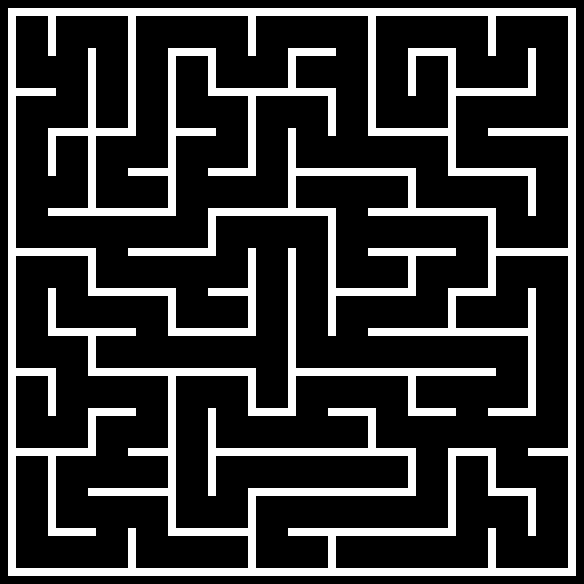

Below is a game level as drawn by its tile map, then a one-line description and the .tmx that defines it (tile-layer data replaced by summaries):
An orthogonal 73x73 tile map with 8x8 px tiles, 1 tile layer (Background) and 104 objects (4x Painter, Player, Checkpoint).

<map version="1.10" tiledversion="1.10.2" orientation="orthogonal" renderorder="right-down" width="73" height="73" tilewidth="8" tileheight="8" infinite="0" nextlayerid="4" nextobjectid="112">
 <tileset firstgid="1" source="Mazeball.tsx" />
 <layer id="1" name="Background" width="73" height="73">
  <data>[5329 cells, 1125 non-empty, 1 distinct tile ids]</data>
 </layer>
 <objectgroup id="2" name="Spawnpoints">
  <object id="105" name="Player" type="Player" x="257" y="17.25" width="30" height="30" />
  <object id="106" name="Painter" type="Painter" x="137" y="177" width="30" height="30">
   <properties>
    <property name="colour" value="Green" />
   </properties>
  </object>
  <object id="107" name="Painter" type="Painter" x="257" y="376" width="30" height="30">
   <properties>
    <property name="colour" value="Red" />
   </properties>
  </object>
  <object id="108" name="Painter" type="Painter" x="216.25" y="537.25" width="30" height="30">
   <properties>
    <property name="colour" value="Blue" />
   </properties>
  </object>
  <object id="109" name="Painter" type="Painter" x="297.5" y="176.75" width="30" height="30">
   <properties>
    <property name="colour" value="Yellow" />
   </properties>
  </object>
  <object id="111" name="Checkpoint" type="Checkpoint" x="297" y="553.333">
   <polygon points="0,0 31.6667,0 31.6667,14.3333 0,15" />
  </object>
 </objectgroup>
 <objectgroup id="3" name="Walls">
  <object id="1" x="8.5" y="8.5">
   <polygon points="0,0 567.75,0 567.25,7 -0.25,7.75" />
  </object>
  <object id="2" x="8" y="17.25">
   <polygon points="0,0 7.75,0 7.75,558.5 -0.25,558.5" />
  </object>
  <object id="3" x="16" y="568">
   <polygon points="0,0 559.5,0.25 559.75,7.5 -0.25,7" />
  </object>
  <object id="4" x="568.5" y="567">
   <polygon points="0,0 7.25,0 7.5,-551 -0.5,-550.5" />
  </object>
  <object id="5" x="488.25" y="528.75">
   <polygon points="0,0 7.25,-0.25 7.75,38.25 -0.25,38.5" />
  </object>
  <object id="6" x="528.25" y="496.75">
   <polygon points="0,0 7,-0.25 7,39 0,39" />
  </object>
  <object id="7" x="495.75" y="488.25">
   <polygon points="0,0 39.75,0.25 39.25,7.5 0.5,7.5" />
  </object>
  <object id="8" x="328.25" y="536.25">
   <polygon points="0,0 7.25,0 7.25,31.25 0.25,31.25" />
  </object>
  <object id="9" x="288" y="528">
   <polygon points="0,0 168,0.25 168,7.25 -0.25,7.5" />
  </object>
  <object id="10" x="488.25" y="456.5">
   <polygon points="0,0 7.25,-0.5 7.25,38.75 -0.25,39" />
  </object>
  <object id="11" x="448.75" y="448.5">
   <polygon points="0,0 47.25,0 46.75,7 -0.75,7.5" />
  </object>
  <object id="12" x="528.25" y="448.75">
   <polygon points="0,0 39.5,-0.25 39.5,6.75 0,7" />
  </object>
  <object id="13" x="488.5" y="408.75">
   <polygon points="0,0 47.25,-0.25 46.75,6.75 0,6.75" />
  </object>
  <object id="14" x="415.75" y="408">
   <polygon points="0,0 40,0.25 40,7.5 0,7.5" />
  </object>
  <object id="15" x="328.25" y="408.75">
   <polygon points="0,0 47.25,0 47.75,7.25 0,6.75" />
  </object>
  <object id="16" x="367.75" y="417">
   <polygon points="0,0 7.75,-0.25 7.75,30.75 0.75,30.75" />
  </object>
  <object id="17" x="407.75" y="456.25">
   <polygon points="0,0 8.25,0 8,32 0.5,32" />
  </object>
  <object id="18" x="448.25" y="456.75">
   <polygon points="0,0 7.5,0 7.25,71 -0.25,71.25" />
  </object>
  <object id="19" x="248" y="488.5">
   <polygon points="0,0 167.5,0 167.75,7 0.25,6.75" />
  </object>
  <object id="20" x="248.25" y="495.75">
   <polygon points="0,0 7.5,-0.25 7.25,71.5 0,71.5" />
  </object>
  <object id="21" x="128.25" y="528.5">
   <polygon points="0,0 7.5,0 7.75,39.25 0,38.75" />
  </object>
  <object id="22" x="168.75" y="528.25">
   <polygon points="0,0 79,-0.25 79,7.75 -0.5,7.75" />
  </object>
  <object id="25" x="88.25" y="488">
   <polygon points="0,0 80,0.5 79.5,8.25 0.25,7.5" />
  </object>
  <object id="26" x="56" y="528.25">
   <polygon points="0,0 39.75,0 39.5,7.25 0.25,7.25" />
  </object>
  <object id="27" x="48.25" y="456.75">
   <polygon points="0,0 7.25,-0.5 7.5,78.5 -0.25,78.5" />
  </object>
  <object id="28" x="15.75" y="448.5">
   <polygon points="0,0 80,0.25 80,7.25 0.5,6.75" />
  </object>
  <object id="30" x="88.75" y="416.5">
   <polygon points="0,0 7,-0.5 7,32 -0.25,31.75" />
  </object>
  <object id="31" x="88.25" y="408.5">
   <polygon points="0,0 47.25,0 47.25,6.75 0.75,7.25" />
  </object>
  <object id="32" x="208" y="408.5">
   <polygon points="0,0 8,-0.25 7.75,87.5 0.5,87.5" />
  </object>
  <object id="33" x="128" y="448.75">
   <polygon points="0,0 40,-0.5 39.75,7 0.25,7.25" />
  </object>
  <object id="34" x="168.25" y="527.75">
   <polygon points="0,0 7.5,0.25 7.5,-151.25 0,-151.5" />
  </object>
  <object id="36" x="216" y="448.5">
   <polygon points="0,0 0,6.75 199.75,6.75 199.75,-0.25" />
  </object>
  <object id="38" x="408" y="376.25">
   <polygon points="0,0 7.75,0 7.75,39.25 0,39.25" />
  </object>
  <object id="39" x="528.25" y="407.75">
   <polygon points="0,0 7.75,-0.25 7.25,-119.75 -0.25,-119.75" />
  </object>
  <object id="40" x="296.25" y="368.25">
   <polygon points="0,0 0,7.25 199.75,7.25 199.5,0" />
  </object>
  <object id="41" x="248" y="408.5">
   <polygon points="0,0 47.5,-0.5 47.5,7.5 0,7.25" />
  </object>
  <object id="42" x="248.25" y="376.25">
   <polygon points="0,0 7.75,0 7.5,31.5 0.5,31.5" />
  </object>
  <object id="43" x="88" y="368.5">
   <polygon points="0,0 167.5,0.25 167.25,7.25 0.25,6.75" />
  </object>
  <object id="44" x="88.5" y="336">
   <polygon points="0,0 7,0 7.5,31.75 0,32" />
  </object>
  <object id="45" x="16.25" y="368.25">
   <polygon points="0,0 39.75,-0.25 39.5,7.25 -0.25,7.25" />
  </object>
  <object id="46" x="48.5" y="376.5">
   <polygon points="0,0 7.25,-0.25 7.25,38.75 -0.25,38.75" />
  </object>
  <object id="47" x="56.25" y="328.5">
   <polygon points="0,0 79.25,0 79.5,7.25 0,7.25" />
  </object>
  <object id="48" x="48" y="288.5">
   <polygon points="0,0 7.5,0 8,47.25 0.25,47.25" />
  </object>
  <object id="49" x="96.25" y="288.5">
   <polygon points="0,0 79.25,0 79.25,7.5 -0.5,6.5" />
  </object>
  <object id="50" x="208" y="289">
   <polygon points="0,0 39.75,-0.75 39.75,6.75 0.25,6.5" />
  </object>
  <object id="51" x="168.5" y="328.5">
   <polygon points="0,0 87.25,0.5 87,7.5 -0.75,7.25" />
  </object>
  <object id="52" x="168" y="297">
   <polygon points="0,0 7.75,-0.25 8.25,30.5 0,30.5" />
  </object>
  <object id="53" x="248.25" y="328">
   <polygon points="0,0 7.5,0.25 7.25,-79.75 -0.25,-79.5" />
  </object>
  <object id="55" x="288" y="407.25">
   <polygon points="0,0 7.5,0.25 8,-159 0.5,-159" />
  </object>
  <object id="56" x="368.25" y="328.5">
   <polygon points="0,0 159.25,0 159,7.5 0.25,7" />
  </object>
  <object id="57" x="448.25" y="296.5">
   <polygon points="0,0 7.25,0 7.5,31 0,30.75" />
  </object>
  <object id="58" x="448.5" y="289">
   <polygon points="0,0 47.25,-0.25 46.75,6.5 0,6.75" />
  </object>
  <object id="59" x="408.5" y="256.5">
   <polygon points="0,0 7,0.25 7.25,31.5 -0.5,31.5" />
  </object>
  <object id="60" x="368.5" y="248.25">
   <polygon points="0,0 87.25,0 86.75,7.5 0,7.5" />
  </object>
  <object id="61" x="496.25" y="247.75">
   <polygon points="0,0 71.75,0.5 71.25,7.75 0.25,7.75" />
  </object>
  <object id="62" x="488.25" y="288.5">
   <polygon points="0,0 7.5,-0.75 7.25,-72 -0.25,-71.75" />
  </object>
  <object id="63" x="528.75" y="215.75">
   <polygon points="0,0 6.75,0 7,-39.25 -0.5,-39.25" />
  </object>
  <object id="64" x="456.25" y="168.75">
   <polygon points="0,0 79.25,-0.5 79.25,7.5 0,7" />
  </object>
  <object id="65" x="488.5" y="128.25">
   <polygon points="0,0 79.25,-0.25 79,7.75 0,7.5" />
  </object>
  <object id="66" x="368.5" y="208.5">
   <polygon points="0,0 127,0.25 127,7 0,6.75" />
  </object>
  </objectgroup>
</map>
<!-- 38 of 104 objects omitted -->
